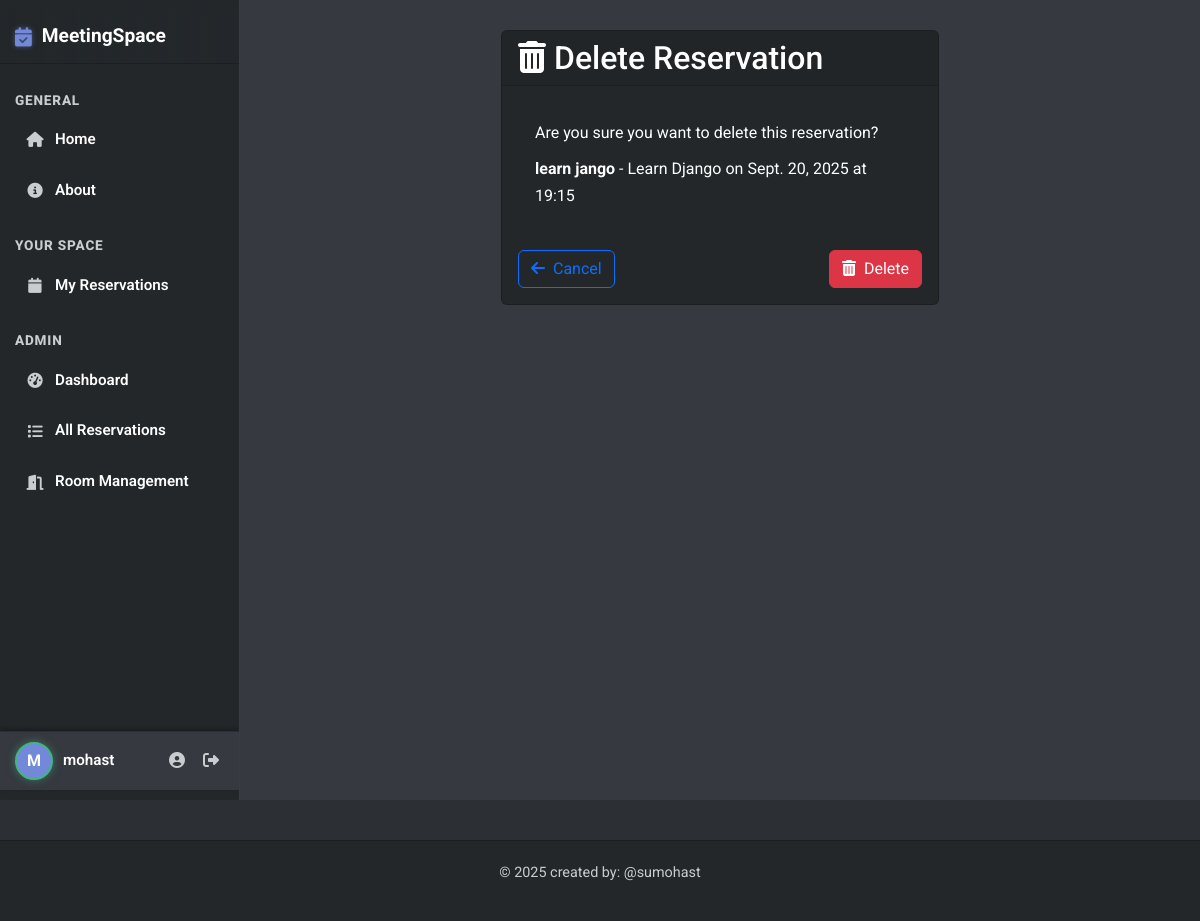
/cancel-reservation/74/ (signed in), run on the app's committed database.
### base/models.py (models this page shows, shortened)
class Reservation(models.Model):
    participant_count = models.IntegerField(default=1, help_text="Number of participants")
    room = models.ForeignKey(Room, on_delete=models.CASCADE)
    user = models.ForeignKey(User, on_delete=models.CASCADE)
    title = models.CharField(max_length=200)
    description = models.TextField(null=True, blank=True)
    date = models.DateField()
    start_time = models.TimeField()
    end_time = models.TimeField()
    participants_emails = models.TextField(null=True, blank=True,
                                          help_text="Enter email addresses separated by commas")
    reminder_sent = models.BooleanField(default=False) # this field is used to track if a reminder has been sent for this reservation
    created = models.DateTimeField(auto_now_add=True)
    updated = models.DateTimeField(auto_now=True)
    class Meta:
        ordering = ['date', 'start_time']
        constraints = [
            models.UniqueConstraint(
                fields=['room', 'date', 'start_time'],
                name='unique_reservation'
            )
        ]

class Room(models.Model):
    name = models.CharField(max_length=100)
    capacity = models.IntegerField(default=10)
    has_projector = models.BooleanField(default=False)
    has_whiteboard = models.BooleanField(default=False)
    has_video_conference = models.BooleanField(default=False)
    description = models.TextField(null=True, blank=True)
    created = models.DateTimeField(auto_now_add=True)
    updated = models.DateTimeField(auto_now=True)
    class Meta: # this class is used to define metadata for the model , for example when we want to sort the rooms by name
        ordering = ['name']

### base/views.py (the view, shortened to what this page needs)
# urls.py: path('cancel-reservation/<int:reservation_id>/', views.cancel_reservation, name='cancel-reservation'),
@login_required
def cancel_reservation(request, reservation_id):
    reservation = get_object_or_404(Reservation, id=reservation_id)
    if request.user != reservation.user and not request.user.is_staff:
        messages.error(request, "You don't have permission to cancel this reservation.")
        return redirect('home')
    context = {
        'obj': reservation,
        'type': 'reservation'
    }
    return render(request, 'base/delete.html', context)

### templates/base/delete.html (shortened to what this page needs)
{% extends 'main.html' %}
{% load static %}
{% block content %}
<div class="row">
    <div class="col-md-6 mx-auto">
        <div class="card">
            <div class="card-header">
                <h2 class="mb-0"><i class="fas fa-trash-alt me-2"></i>Delete {{ type|title }}</h2>
            </div>
            <div class="card-body">
                <form method="POST" action="">
                    <div class="alert alert-danger">
                        <p class="mb-0">Are you sure you want to delete this {{ type }}?</p>
                        {% if type == 'reservation' %}
                        <p class="mb-0 mt-2">
                            <strong>{{ obj.title }}</strong> - {{ obj.room.name }} on {{ obj.date }} at {{ obj.start_time|time:"H:i" }}
                        </p>
                        {% elif type == 'room' %}
                        <p class="mb-0 mt-2">
                            <strong>{{ obj.name }}</strong> - {{ obj.description|truncatechars:50 }}
                        </p>
                        {% endif %}
                    </div>
                    <div class="d-flex justify-content-between mt-4">
                        {% if type == 'reservation' %}
                        <a href="{% url 'user-reservations' %}" class="btn btn-outline-primary">
                            <i class="fas fa-arrow-left me-1"></i> Cancel
                        </a>
                        {% elif type == 'room' %}
                        <a href="{% url 'room-management' %}" class="btn btn-outline-primary">
                            <i class="fas fa-arrow-left me-1"></i> Cancel
                        </a>
                        {% endif %}
                        <button type="submit" class="btn btn-danger">
                            <i class="fas fa-trash-alt me-1"></i> Delete
                        </button>
                    </div>
                </form>
            </div>
        </div>
    </div>
</div>
{% endblock %}

### templates/main.html (shortened to what this page needs)
{% load static %}
<!DOCTYPE html>
<html lang="en">
<head>
    <link href="https://cdn.jsdelivr.net/npm/bootstrap@5.2.3/dist/css/bootstrap.min.css" rel="stylesheet">
    <link rel="stylesheet" href="https://cdnjs.cloudflare.com/ajax/libs/font-awesome/6.4.0/css/all.min.css">
    <link rel="stylesheet" href="{% static 'css/discord-theme.css' %}">
</head>
<body>
    <div class="discord-app-container">
        <div class="sidebar-left">
            <a class="brand-link" href="{% url 'home' %}">
                <i class="fas fa-calendar-check"></i>MeetingSpace
            </a>
            <div class="nav-category">General</div>
            <ul class="list-unstyled mb-0">
                <li class="nav-item-discord">
                    <a class="{% if request.path == '/' %}active{% endif %}" href="{% url 'home' %}">
                        <i class="fas fa-home"></i> Home
                    </a>
                </li>
                <li class="nav-item-discord">
                    <a class="{% if 'about' in request.path %}active{% endif %}" href="{% url 'about' %}">
                        <i class="fas fa-info-circle"></i> About
                    </a>
                </li>
            </ul>
            {% if user.is_authenticated %}
            <div class="nav-category mt-3">Your Space</div>
            <ul class="list-unstyled mb-0">
                <li class="nav-item-discord">
                    <a class="{% if 'my-reservations' in request.path %}active{% endif %}" href="{% url 'user-reservations' %}">
                        <i class="fas fa-calendar"></i> My Reservations
                    </a>
                </li>
            </ul>
            {% if user.is_staff %}
            <div class="nav-category mt-3">Admin</div>
            <ul class="list-unstyled mb-0">
                <li class="nav-item-discord">
                    <a class="{% if 'admin-dashboard' in request.path %}active{% endif %}" href="{% url 'admin-dashboard' %}">
                        <i class="fas fa-tachometer-alt"></i> Dashboard
                    </a>
                </li>
                <li class="nav-item-discord">
                    <a class="{% if 'admin-reservations' in request.path %}active{% endif %}" href="{% url 'admin-reservations' %}">
                        <i class="fas fa-list"></i> All Reservations
                    </a>
                </li>
                <li class="nav-item-discord">
                    <a class="{% if 'room-management' in request.path %}active{% endif %}" href="{% url 'room-management' %}">
                        <i class="fas fa-door-open"></i> Room Management
                    </a>
                </li>
            </ul>
            {% endif %}
            {% endif %}
            <div class="user-panel-discord mt-auto">
                {% if user.is_authenticated %}
                    <div class="user-avatar">
                        {{ user.username|slice:":1"|upper }}
                    </div>
                    <div class="user-info">
                        <div class="username">{{ user.username }}</div>
                    </div>
                    <div class="user-actions">
                        <a href="{% url 'profile' %}" title="Profile"><i class="fas fa-user-circle"></i></a>
                        <a href="{% url 'logout' %}" title="Logout"><i class="fas fa-sign-out-alt"></i></a>
                    </div>
                {% else %}
                    <a href="{% url 'login' %}" class="btn-discord btn-sm w-100">
                        <i class="fas fa-sign-in-alt me-1"></i> Login
                    </a>
                {% endif %}
            </div>
        </div>
        <div class="content-main-discord">
            {% block content %}{% endblock %}
        </div>
    </div>
    <footer>
        <div class="container">
            <p>&copy; {% now "Y" %} created by: @sumohast </p>
        </div>
    </footer>
</body>
</html>

### static/css/discord-theme.css (style rules this page uses)
:root { --discord-dark-bg: #2C2F33; --discord-surface-1: #23272A; --discord-surface-2: #36393F; --discord-text-primary: #ffffff; --discord-text-secondary: #C8CDD0; --discord-blue: #7289DA; --discord-blue-hover: #677BC4; --discord-green: #43B581; --discord-red: #F04747; --discord-yellow: #FCC047; --discord-border-light: rgba(255, 255, 255, 0.1); --discord-shadow-dark: rgba(0, 0, 0, 0.4); --discord-shadow-light: rgba(0, 0, 0, 0.2); }
body { background-color: var(--discord-dark-bg) !important; color: var(--discord-text-primary) !important; font-family: 'Roboto', sans-serif !important; margin: 0; padding: 0; overflow: hidden; line-height: 1.7; }
.discord-app-container { display: flex; height: 100vh; overflow: hidden; }
.sidebar-left { width: 240px; background-color: var(--discord-surface-1); padding: 10px 0; flex-shrink: 0; display: flex; flex-direction: column; overflow-y: auto; border-right: 1px solid var(--discord-border-light); box-shadow: 2px 0 5px var(--discord-shadow-dark); }
.sidebar-left .brand-link { display: flex; align-items: center; padding: 10px 15px; color: var(--discord-text-primary); font-size: 1.2rem; font-weight: 700; text-decoration: none; border-bottom: 1px solid rgba(0, 0, 0, 0.2); margin-bottom: 10px; background: linear-gradient(to right, var(--discord-surface-1), rgba(35, 39, 42, 0.8)); transition: background-color 0.2s ease; }
.sidebar-left .brand-link i { color: var(--discord-blue); margin-right: 10px; text-shadow: 0 0 5px rgba(114, 137, 218, 0.5); }
.sidebar-left .nav-category { color: var(--discord-text-secondary); font-size: 0.85rem; text-transform: uppercase; margin: 15px 15px 5px 15px; font-weight: 800; letter-spacing: 0.8px; }
.sidebar-left .nav-item-discord a { display: flex; align-items: center; padding: 10px 15px; margin: 0 10px 5px 10px; border-radius: 6px; color: var(--discord-text-primary); text-decoration: none; transition: background-color 0.2s ease-in-out, color 0.2s ease-in-out; font-weight: 600; font-size: 0.95rem; }
.sidebar-left .nav-item-discord i { margin-right: 10px; width: 20px; text-align: center; color: var(--discord-text-secondary); transition: color 0.2s ease; }
.user-panel-discord { margin-top: auto; padding: 10px 15px; background-color: var(--discord-surface-2); border-top: 1px solid rgba(0, 0, 0, 0.2); display: flex; align-items: center; box-shadow: 0 -2px 5px rgba(0, 0, 0, 0.3); }
.user-panel-discord .user-avatar { width: 38px; height: 38px; border-radius: 50%; background-color: var(--discord-blue); display: flex; align-items: center; justify-content: center; color: #fff; font-weight: bold; font-size: 1rem; margin-right: 10px; flex-shrink: 0; border: 2px solid var(--discord-green); box-shadow: 0 0 8px rgba(67, 181, 129, 0.5); }
.user-panel-discord .user-info { flex-grow: 1; color: var(--discord-text-primary); font-size: 0.95rem; }
.user-panel-discord .user-info .username { font-weight: 600; }
.user-panel-discord .user-actions { display: flex; gap: 8px; }
.user-panel-discord .user-actions a { color: var(--discord-text-secondary); padding: 5px; border-radius: 3px; transition: color 0.15s ease-in-out, background-color 0.15s ease-in-out; }
.content-main-discord { flex-grow: 1; background-color: var(--discord-surface-2); overflow-y: auto; padding: 30px; position: relative; }
.card, .form-control { background-color: var(--discord-surface-1) !important; border: 1px solid rgba(0, 0, 0, 0.2) !important; color: var(--discord-text-primary) !important; border-radius: 6px !important; }
a { color: var(--discord-blue); text-decoration: none; transition: color 0.2s ease; }
footer { background-color: var(--discord-surface-1); border-top: 1px solid rgba(0,0,0,0.2); color: var(--discord-text-secondary); margin-top: 40px; padding: 20px 0; text-align: center; font-size: 0.9rem; }

### data on the page
Reservation: title "learn jango", room.name "Learn Django", date "Sept. 20, 2025", start_time "19:15"

### other printed values
{{ user.username|slice:":1"|upper }} "M"
{{ user.username }} "mohast"
{{ type|title }} "Reservation"
{{ type }} "reservation"
